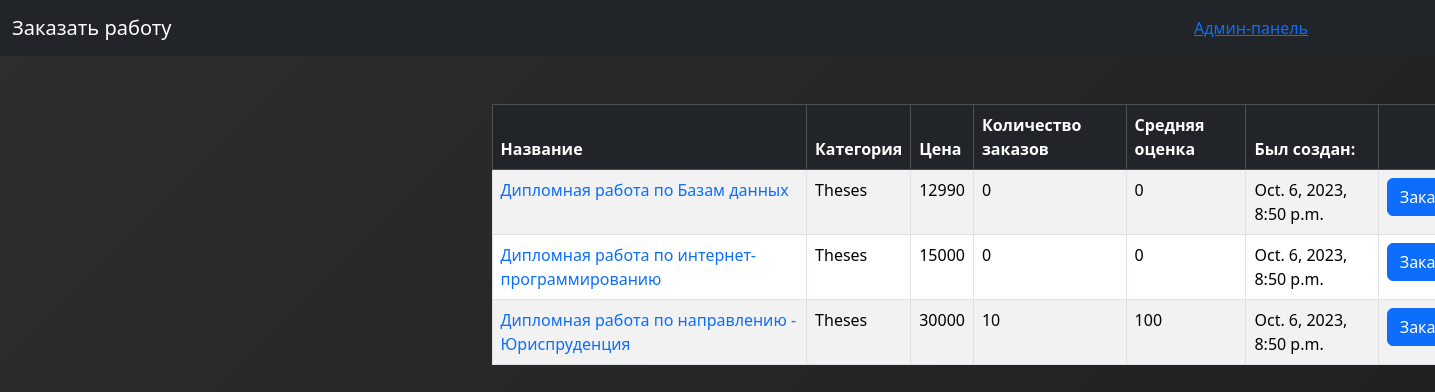
The app's page /shop/ with its own data.
### shop/models.py (models this page shows, shortened)
class Course(models.Model):
    class Meta:
        ordering = ['title'] # Сортировка по полю title
        verbose_name_plural = "Работы" # Указание как будет выглядить во мн.ч
    title = models.CharField(max_length=255)
    about = models.TextField(null=False, blank=True)
    price = models.IntegerField()
    check_qty = models.IntegerField()
    reviews_qty = models.IntegerField()
    Category = models.ForeignKey(Category, on_delete=models.CASCADE)
    archived = models.BooleanField(default=False)
    created_at = models.DateTimeField(default=timezone.now)

class Category(models.Model):
    title = models.CharField(max_length=255)
    created_at = models.DateTimeField(default=timezone.now)

### shop/views.py (the view)
# urls.py: path('', views.shopItems.as_view(), name='index'),
class shopItems(ListView):
    template_name = 'shop/courses.html'
    model = models.Course
    context_object_name = 'courses'
    queryset = models.Course.objects.filter(archived = False)

### templates/shop/courses.html
{% extends "base.html" %}
{% block content %}
<div class = 'showcourses'>
<table class="table mt-5 table-bordered table-striped table-hover ">
    <thead class = "table-dark">
        <tr>
            <th>Название</th>
            <th>Категория</th>
            <th>Цена</th>
            <th>Количество заказов</th>
            <th>Средняя оценка</th>
            <th>Был создан:</th>
            <th></th>
        </tr>
    </thead>
    <tbody>
        {% for course in courses%}
        <tr>
            <td>
            <a href={% url "shop:shop_item" course.id %}  class="text-decoration-none">{{course.title}}</a>
            </td>
            <td>{{course.Category.title}}</td>
            <td>{{course.price}}</td>
            <td>{{course.check_qty}}</td>
            <td>{{course.reviews_qty}}</td>
            <td>{{course.Category.created_at}}</td>
            <td><button class = "btn btn-primary">Заказать</button></td>
        </tr>
        {% endfor %}
    </tbody>
</table>
</div>
{% endblock %}

### templates/base.html (shortened to what this page needs)
<!DOCTYPE html>
<html lang="ru">
{%load static%}
<head>
    <link href="https://cdn.jsdelivr.net/npm/bootstrap@5.3.2/dist/css/bootstrap.min.css" rel="stylesheet">
    <link rel="stylesheet" href="{% static 'css/main.css'%}" type="text/css">
</head>
<body>
   <header>
    <nav class="navbar navbar-dark bg-dark">
        <div class="container">
            <a href={% url "shop:index" %} class="navbar-brand">Заказать работу</a>
            <a href= class="navbar-brand">Админ-панель</a>
        </div>
    </nav>
    </header>
    <main class="container">
        {% block content %}
        {% endblock %}
    </main>
</body>
</html>

### static/css/main.css (style rules this page uses)
html,body { height: 100%; }
.table { width: 1000px !important; }
.showcourses { margin-left: 37% !important; }
.container { margin-right: 0px !important; margin-left: 0px !important; }
body { color: white; background-image: url(../img/bg.jpg) }
* { box-sizing: border-box; }
tr { width: 30%; }

### records on screen
Course: title "Дипломная работа по Базам данных", Category "Theses", price "12990", check_qty "0", reviews_qty "0", Category.created_at "Oct. 6, 2023, 8:50 p.m."
Course: title "Дипломная работа по интернет-программированию", Category "Theses", price "15000", check_qty "0", reviews_qty "0", Category.created_at "Oct. 6, 2023, 8:50 p.m."
Course: title "Дипломная работа по направлению - Юриспруденция", Category "Theses", price "30000", check_qty "10", reviews_qty "100", Category.created_at "Oct. 6, 2023, 8:50 p.m."
